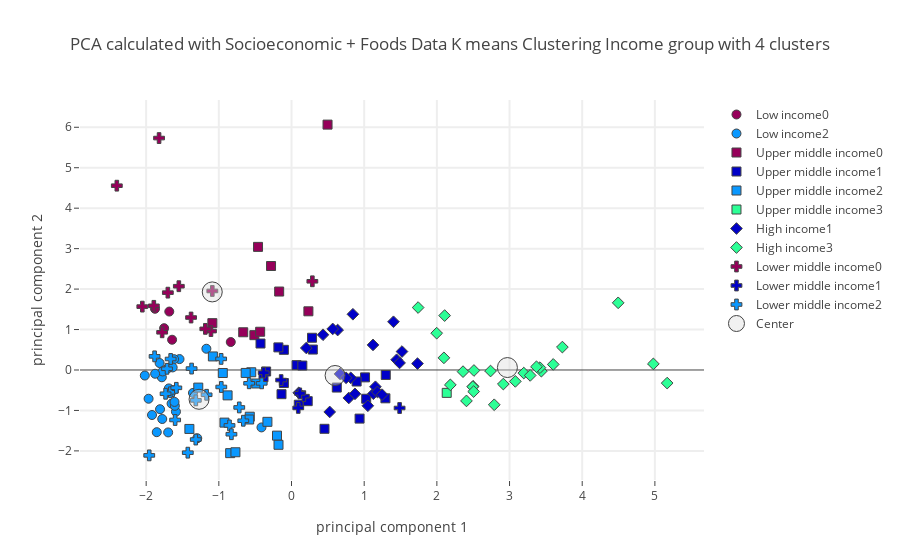

Source (notebook cell):
### Code cell
plot_plotly(socio_pca_dropped_df,"Income group",income_centers_socio,4,"Socioeconomic + Foods",'')

### Figure 1 — Plotly figure (JSON) as saved in the notebook; plotly's stock layout.template omitted (floating-point values rounded to 4 significant figures)
{"data": [{"marker": {"color": "rgb(150,0,90)", "line": {"width": 1}, "size": 9, "symbol": 0}, "mode": "markers", "name": "Low income0", "text": ["Haiti", "Myanmar", "Rwanda", "Sierra Leone", "Uganda"], "type": "scatter", "uid": "48fa8b42-f0a2-4b18-b0fa-e9401191b9de", "x": [-1.753, -0.8358, -1.878, -1.643, -1.682], "y": [1.034, 0.691, 1.513, 0.7478, 1.444]}, {"marker": {"color": "rgb(0,0,200)", "line": {"width": 1}, "size": 9, "symbol": 0}, "mode": "markers", "name": "Low income1", "text": [], "type": "scatter", "uid": "cc2b2405-d2ae-4559-bcdb-e30d117ef816", "x": [], "y": []}, {"marker": {"color": "rgb(10,152,255)", "line": {"width": 1}, "size": 9, "symbol": 0}, "mode": "markers", "name": "Low income2", "text": ["Afghanistan", "Bangladesh", "Benin", "Burkina Faso", "Cambodia", "Central African Republic", "Chad", "Ethiopia", "Gambia", "Guinea", "Guinea-Bissau", "Kenya", "Kyrgyzstan", "Liberia", "Madagascar", "Malawi", "Mali", "Mozambique", "Nepal", "Niger", "Tajikistan", "Togo", "United Republic of Tanzania", "Zimbabwe"], "type": "scatter", "uid": "4d6026f7-4a42-4a43-b228-4bfdabdf9b8d", "x": [-1.697, -2.018, -1.541, -1.854, -1.616, -1.171, -1.809, -1.92, -1.65, -1.784, -1.815, -1.356, -0.4132, -1.7, -1.688, -1.967, -1.297, -1.772, -1.779, -1.59, -1.605, -1.877, -1.635, -1.61], "y": [-1.543, -0.1371, 0.2693, -1.537, 0.268, 0.5252, -0.97, -1.113, -0.8311, -0.1804, 0.1723, -0.5668, -1.42, 0.04394, -0.4558, -0.7106, -1.688, -0.03611, -1.212, -1.03, -0.8857, -0.09294, 0.06345, -0.7892]}, {"marker": {"color": "rgb(44,255,150)", "line": {"width": 1}, "size": 9, "symbol": 0}, "mode": "markers", "name": "Low income3", "text": [], "type": "scatter", "uid": "6678143b-855a-4ff9-9f7c-0b072e9a9512", "x": [], "y": []}, {"marker": {"color": "rgb(150,0,90)", "line": {"width": 1}, "size": 9, "symbol": 1}, "mode": "markers", "name": "Upper middle income0", "text": ["Dominica", "Dominican Republic", "Fiji", "Grenada", "Jamaica", "Malaysia", "Maldives", "Saint Lucia", "Thailand"], "type": "scatter", "uid": "d8209155-bd9f-4c30-9e33-323c219ba526", "x": [-0.2816, -0.5108, -0.6646, -0.1699, -0.4315, -0.4608, 0.4958, 0.2324, -1.089], "y": [2.571, 0.861, 0.9326, 1.939, 0.9456, 3.043, 6.065, 1.451, 1.158]}, {"marker": {"color": "rgb(0,0,200)", "line": {"width": 1}, "size": 9, "symbol": 1}, "mode": "markers", "name": "Upper middle income1", "text": ["Albania", "Belarus", "Brazil", "Bulgaria", "China, mainland", "Colombia", "Costa Rica", "Ecuador", "Gabon", "Hungary", "Kazakhstan", "Lebanon", "Mauritius", "Mexico", "Montenegro", "Panama", "Romania", "Saint Vincent and the Grenadines", "Serbia", "Suriname", "Venezuela (Bolivarian Republic of)"], "type": "scatter", "uid": "7fb70814-9d89-4a4b-a669-4c23d4a74ff6", "x": [0.9365, 1.012, 1.297, 0.1, -0.3854, 0.06953, 0.2934, -0.1052, -0.1806, 0.6233, 1.028, -0.4267, -0.1048, 0.2231, 1.292, 0.1491, 0.4538, 0.2824, -0.1376, -0.3493, 0.8962], "y": [-1.202, -0.1822, -0.123, -0.8579, -0.1792, 0.12, 0.5053, 0.4987, 0.5589, -0.4345, -0.7117, 0.6543, -0.3221, -0.7706, -0.7003, 0.1098, -1.454, 0.797, -0.5981, -0.03713, -0.2852]}, {"marker": {"color": "rgb(10,152,255)", "line": {"width": 1}, "size": 9, "symbol": 1}, "mode": "markers", "name": "Upper middle income2", "text": ["Algeria", "Angola", "Azerbaijan", "Belize", "Bosnia and Herzegovina", "Botswana", "Cuba", "Iran (Islamic Republic of)", "Iraq", "Jordan", "Namibia", "Peru", "South Africa", "Tunisia", "Turkey", "Turkmenistan"], "type": "scatter", "uid": "9a415296-2247-43d9-b822-d64bda9b7da8", "x": [-0.8441, -1.082, -0.7716, -0.5541, -0.5742, -0.8796, -0.4839, -0.9224, -1.405, -0.5828, -0.9454, -0.6306, -0.3317, -1.283, -0.1997, -0.1789], "y": [-2.056, 0.3348, -2.033, -0.05601, -1.155, -0.6274, -0.3338, -1.301, -1.457, -1.224, -0.07411, -0.07271, -1.282, -0.4353, -1.623, -1.849]}, {"marker": {"color": "rgb(44,255,150)", "line": {"width": 1}, "size": 9, "symbol": 1}, "mode": "markers", "name": "Upper middle income3", "text": ["Argentina"], "type": "scatter", "uid": "78a7efdd-31d6-4ff4-9b0b-73521e7665cb", "x": [2.136], "y": [-0.5656]}, {"marker": {"color": "rgb(150,0,90)", "line": {"width": 1}, "size": 9, "symbol": 2}, "mode": "markers", "name": "High income0", "text": [], "type": "scatter", "uid": "821ae131-b786-4831-b26b-5700333169a9", "x": [], "y": []}, {"marker": {"color": "rgb(0,0,200)", "line": {"width": 1}, "size": 9, "symbol": 2}, "mode": "markers", "name": "High income1", "text": ["Antigua and Barbuda", "Barbados", "Brunei Darussalam", "Chile", "Croatia", "Cyprus", "Czechia", "Estonia", "Greece", "Italy", "Latvia", "Lithuania", "Oman", "Poland", "Portugal", "Republic of Korea", "Russian Federation", "Saint Kitts and Nevis", "Saudi Arabia", "Slovakia", "Slovenia", "Trinidad and Tobago", "United Arab Emirates"], "type": "scatter", "uid": "1dfadb28-e504-4298-a4ee-78e741efe723", "x": [0.8448, 0.6348, 1.52, 1.126, 0.6674, 1.121, 1.155, 1.05, 1.446, 1.487, 0.8152, 1.734, 0.7516, 0.7881, 1.403, 0.567, 0.8732, 0.4334, 0.5257, 0.0993, 1.182, 0.2032, 1.246], "y": [1.378, 0.9877, 0.4556, -0.5868, -0.09693, 0.6197, -0.4149, -0.8846, 0.2527, 0.1751, -0.1941, 0.1574, -0.1935, -0.6921, 1.192, 1.015, -0.5896, 0.8713, -1.038, -0.5645, -0.5447, 0.5441, -0.6096]}, {"marker": {"color": "rgb(10,152,255)", "line": {"width": 1}, "size": 9, "symbol": 2}, "mode": "markers", "name": "High income2", "text": [], "type": "scatter", "uid": "ea027eea-2310-43ca-aea6-886ad47e418e", "x": [], "y": []}, {"marker": {"color": "rgb(44,255,150)", "line": {"width": 1}, "size": 9, "symbol": 2}, "mode": "markers", "name": "High income3", "text": ["Australia", "Austria", "Bahamas", "Belgium", "Canada", "Denmark", "Finland", "France", "Germany", "Iceland", "Ireland", "Israel", "Japan", "Kuwait", "Luxembourg", "Malta", "Netherlands", "New Zealand", "Norway", "Spain", "Sweden", "Switzerland", "United Kingdom", "United States of America", "Uruguay"], "type": "scatter", "uid": "9379c282-c828-42fd-9f15-a5d4847a43c5", "x": [3.601, 2.499, 1.998, 5.169, 2.36, 2.739, 3.08, 2.51, 2.494, 4.495, 2.506, 2.915, 2.107, 2.789, 4.979, 3.438, 3.419, 2.097, 3.727, 1.742, 3.371, 3.196, 2.185, 3.284, 2.407], "y": [0.1377, -0.4041, 0.9095, -0.3243, -0.0409, -0.0258, -0.2819, -0.01235, -0.4146, 1.66, -0.5334, -0.3477, 1.345, -0.8598, 0.1507, -0.02945, 0.0571, 0.3004, 0.5664, 1.544, 0.07984, -0.07609, -0.3679, -0.1346, -0.7645]}, {"marker": {"color": "rgb(150,0,90)", "line": {"width": 1}, "size": 9, "symbol": 3}, "mode": "markers", "name": "Lower middle income0", "text": ["Congo (note no data in Food suppley tables for DRC)", "CÃƒÂ´te d'Ivoire", "Ghana", "Indonesia", "Kiribati", "Philippines", "Samoa", "Sao Tome and Principe", "Solomon Islands", "Sri Lanka", "Vanuatu", "Viet Nam"], "type": "scatter", "uid": "060039b0-0e90-49f2-8af3-687e68f25d66", "x": [-1.108, -2.053, -1.702, -1.78, -1.822, -1.55, 0.2869, -2.404, -1.382, -1.894, -1.09, -1.186], "y": [0.9615, 1.566, 1.912, 0.9317, 5.733, 2.071, 2.193, 4.556, 1.297, 1.586, 1.953, 1.016]}, {"marker": {"color": "rgb(0,0,200)", "line": {"width": 1}, "size": 9, "symbol": 3}, "mode": "markers", "name": "Lower middle income1", "text": ["Armenia", "Guyana", "Mongolia", "Paraguay", "Sudan", "Ukraine"], "type": "scatter", "uid": "b764a381-4e37-4ca6-a7cb-50f8554292f5", "x": [0.09279, -0.3831, 0.1701, -0.1425, 1.487, 0.1144], "y": [-0.9383, -0.06744, -0.6468, -0.2492, -0.94, -0.5779]}, {"marker": {"color": "rgb(10,152,255)", "line": {"width": 1}, "size": 9, "symbol": 3}, "mode": "markers", "name": "Lower middle income2", "text": ["Bolivia (Plurinational State of)", "Cabo Verde", "Cameroon", "Egypt", "El Salvador", "Georgia", "Guatemala", "Honduras", "India", "Lao People's Democratic Republic", "Lesotho", "Mauritania", "Morocco", "Nicaragua", "Nigeria", "Pakistan", "Senegal", "Eswatini", "Timor-Leste", "Uzbekistan", "Yemen", "Zambia"], "type": "scatter", "uid": "930349aa-fa13-4d1a-98fd-61c2d7295401", "x": [-0.4103, -0.5825, -1.663, -1.427, -0.9683, -0.8532, -1.375, -0.9662, -1.634, -1.667, -1.958, -0.6634, -1.317, -1.169, -1.884, -0.7191, -1.585, -1.317, -1.713, -0.8269, -1.601, -1.733], "y": [-0.3301, -0.3287, 0.2718, -2.044, 0.2742, -1.37, 0.03483, -0.42, -0.5239, -0.5517, -2.111, -1.255, -1.719, -0.6127, 0.3372, -0.9256, -0.4406, -0.7509, 0.02994, -1.588, -1.236, -0.5874]}, {"marker": {"color": "rgb(44,255,150)", "line": {"width": 1}, "size": 9, "symbol": 3}, "mode": "markers", "name": "Lower middle income3", "text": [], "type": "scatter", "uid": "6ffbd8a7-ba13-4923-8532-ae59011eebf0", "x": [], "y": []}, {"marker": {"color": "rgba(220, 220, 220, .4)", "line": {"width": 1}, "size": 20}, "mode": "markers", "name": "Center", "type": "scatter", "uid": "95d6ae97-fdf2-43ac-b2be-cb7d437b1909", "x": [-1.091, 0.5996, -1.272, 2.971], "y": [1.93, -0.1359, -0.725, 0.06029]}], "layout": {"hovermode": "closest", "showlegend": true, "title": {"text": "PCA calculated with Socioeconomic + Foods Data K means Clustering Income group with 4 clusters"}, "xaxis": {"gridwidth": 2, "ticklen": 5, "title": {"text": "principal component 1"}, "zeroline": false}, "yaxis": {"gridwidth": 2, "ticklen": 5, "title": {"text": "principal component 2"}}}}
